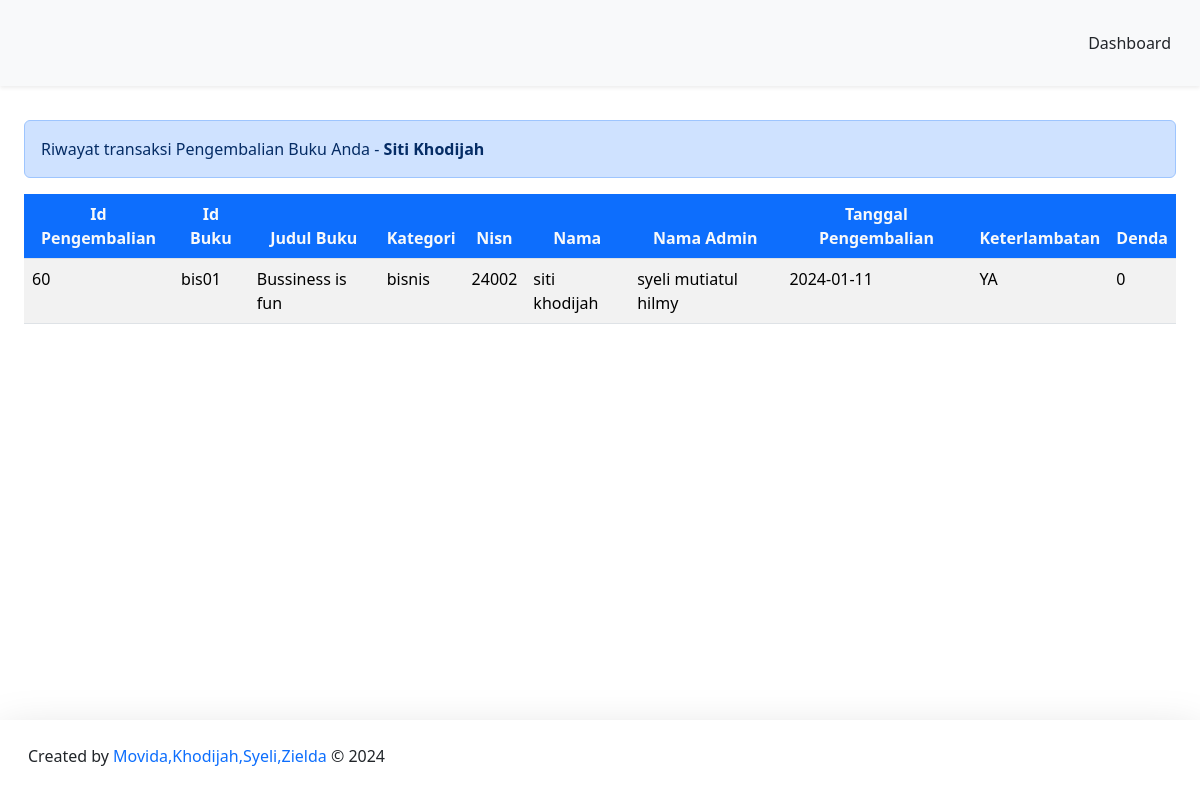
The app's page /DashboardMember/formPeminjaman/TransaksiPengembalian.php (signed in) with its own data.
### tables this page shows
CREATE TABLE `pengembalian` (
  `id_pengembalian` int(11) NOT NULL,
  `id_peminjaman` int(11) NOT NULL,
  `id_buku` varchar(20) NOT NULL,
  `nisn` int(11) NOT NULL,
  `id_admin` int(11) NOT NULL,
  `buku_kembali` date NOT NULL,
  `keterlambatan` enum('YA','TIDAK') NOT NULL,
  `denda` int(15) NOT NULL
);

CREATE TABLE `buku` (
  `cover` varchar(255) NOT NULL,
  `id_buku` varchar(20) NOT NULL,
  `kategori` varchar(255) NOT NULL,
  `judul` varchar(255) NOT NULL,
  `pengarang` varchar(255) NOT NULL,
  `penerbit` varchar(255) NOT NULL,
  `tahun_terbit` date NOT NULL,
  `jumlah_halaman` int(11) NOT NULL,
  `buku_deskripsi` text NOT NULL
);

CREATE TABLE `member` (
  `nisn` int(11) NOT NULL,
  `kode_member` varchar(12) NOT NULL,
  `nama` varchar(255) NOT NULL,
  `password` varchar(255) NOT NULL,
  `jenis_kelamin` varchar(20) NOT NULL,
  `kelas` varchar(5) NOT NULL,
  `jurusan` varchar(50) NOT NULL,
  `no_tlp` varchar(15) NOT NULL,
  `tgl_pendaftaran` date NOT NULL
);

### config/config.php (called while the page is built, shortened)
<?php
$host = "127.0.0.1";
$username = "root";
$password = "";
$database_name = "perpustakaan";
$connection = mysqli_connect($host, $username, $password, $database_name);
function queryReadData($dataKategori) {
  global $connection;
  $result = mysqli_query($connection, $dataKategori);
  $items = [];
  while($item = mysqli_fetch_assoc($result)) {
    $items[] = $item;
  }
  return $items;
}
?>

### DashboardMember/formPeminjaman/TransaksiPengembalian.php (the view, shortened to what this page needs)
<?php
require "../../config/config.php";
$akunMember = $_SESSION["member"]["nisn"];
$dataPengembalian = queryReadData("SELECT pengembalian.id_pengembalian, pengembalian.id_buku, buku.judul, buku.kategori, pengembalian.nisn, member.nama, admin.nama_admin, pengembalian.buku_kembali, pengembalian.keterlambatan, pengembalian.denda
FROM pengembalian
INNER JOIN buku ON pengembalian.id_buku = buku.id_buku
INNER JOIN member ON pengembalian.nisn = member.nisn
INNER JOIN admin ON pengembalian.id_admin = admin.id
WHERE pengembalian.nisn = $akunMember");
?>
<!DOCTYPE html>
<html lang="en">
  <head>
    <link href="https://cdn.jsdelivr.net/npm/bootstrap@5.3.2/dist/css/bootstrap.min.css" rel="stylesheet">
  </head>
  <body>
    <nav class="navbar fixed-top bg-body-tertiary shadow-sm">
      <div class="container-fluid p-3">
        <a class="btn btn-tertiary" href="../dashboardMember.php">Dashboard</a>
      </div>
    </nav>
    <div class="p-4 mt-5">
      <div class="mt-5 alert alert-primary" role="alert">Riwayat transaksi Pengembalian Buku Anda - <span class="fw-bold text-capitalize"><?php echo htmlentities($_SESSION["member"]["nama"]); ?></span></div>
    <div class="table-responsive mt-3">
    <table class="table table-striped table-hover">
      <thead class="text-center">
      <tr>
        <th class="bg-primary text-light">Id Pengembalian</th>
        <th class="bg-primary text-light">Id Buku</th>
        <th class="bg-primary text-light">Judul Buku</th>
        <th class="bg-primary text-light">Kategori</th>
        <th class="bg-primary text-light">Nisn</th>
        <th class="bg-primary text-light">Nama</th>
        <th class="bg-primary text-light">Nama Admin</th>
        <th class="bg-primary text-light">Tanggal Pengembalian</th>
        <th class="bg-primary text-light">Keterlambatan</th>
        <th class="bg-primary text-light">Denda</th>
      </tr>
      </thead>
        <?php foreach ($dataPengembalian as $item) : ?>
      <tr>
        <td><?= $item["id_pengembalian"]; ?></td>
        <td><?= $item["id_buku"]; ?></td>
        <td><?= $item["judul"]; ?></td>
        <td><?= $item["kategori"]; ?></td>
        <td><?= $item["nisn"]; ?></td>
        <td><?= $item["nama"]; ?></td>
        <td><?= $item["nama_admin"]; ?></td>
        <td><?= $item["buku_kembali"]; ?></td>
        <td><?= $item["keterlambatan"]; ?></td>
        <td><?= $item["denda"]; ?></td>
      </tr>
        <?php endforeach; ?>
    </table>
    </div>
    </div>
    <footer class="fixed-bottom shadow-lg bg-subtle p-3">
      <div class="container-fluid d-flex justify-content-between">
      <p class="mt-2">Created by <span class="text-primary"> Movida,Khodijah,Syeli,Zielda</span> © 2024</p>
      </div>
  </footer>
  </body>
</html>

### records on screen
pengembalian: id_pengembalian "60", id_buku "bis01", id_buku.judul "Bussiness is fun", id_buku.kategori "bisnis", nisn "24002", nisn.nama "siti khodijah", id_admin.nama_admin "syeli mutiatul hilmy", buku_kembali "2024-01-11", keterlambatan "YA", denda "0"

### other values on screen
$_SESSION["member"]["nama"] "Siti Khodijah"
